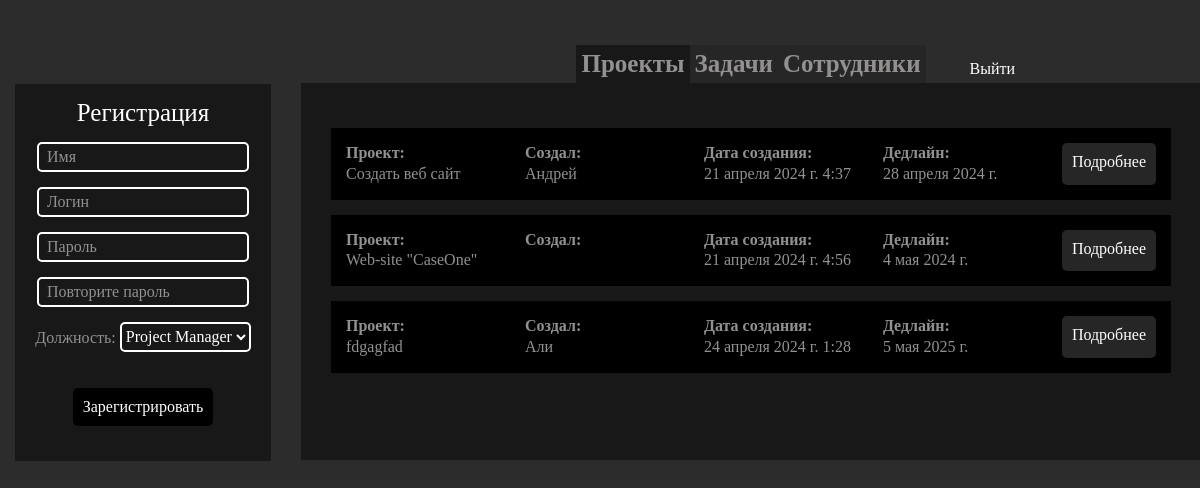
The page /main (signed in) on the database its author committed.
### project/models.py (models this page shows, shortened)
class Project(models.Model):
	author_project = models.ForeignKey(User, on_delete=models.CASCADE, verbose_name='Создатель', related_name='author_project')
	performer_project = models.ForeignKey(User, on_delete=models.CASCADE, verbose_name='Исполнитель', related_name='performer_project')
	title_project = models.CharField('Название', max_length=50)
	specification_project = models.TextField('ТЗ')
	deadline_project = models.DateField('Дедлайн')
	file_project = models.FileField('Документ', null=True, blank=True, upload_to='file/project/')
	date_project = models.DateTimeField('Дата создания', auto_now_add=True)
	class Meta:
		verbose_name = 'Проект'
		verbose_name_plural = 'Проекты'

### main/views.py (the view, shortened to what this page needs)
# urls.py: path('main', include('main.urls'), name='main'),
@login_required
def main(request):
	sign_result = ''
	project = Project.objects.all()
	task = Task.objects.all()
	user = User.objects.all()
	data = {
		'project' : project,
		'task' : task,
		'User' : user,
		'sign_result' : sign_result,
		'form' : SignForm(),
	}
	return render(request, 'main/index.html', data)

### main/forms.py
class SignForm(ModelForm):
	password = CharField(label='Пароль', widget=PasswordInput(attrs={
				'class' : 'form-input',
				'placeholder' : 'Пароль'
			})) # Поле 'Пароль'
	password_two = CharField(label='Повторный пароль', widget=PasswordInput(attrs={
				'class' : 'form-input',
				'placeholder' : 'Повторите пароль'
			})) # Поле 'Повторите пароль'
	group = ModelChoiceField(queryset=Group.objects.all(), empty_label=None, label='Должность', widget=Select(attrs={
		'class' : 'form-input',
		'value' : 'Роль'
		}))
	class Meta:
		model = User
		fields = ['username', 'first_name']
		widgets = {
			'first_name' : TextInput(attrs={
				'class' : 'form-input',
				'placeholder' : 'Имя',
			}), # Виджет для поля 'Имя'
			'username' : TextInput(attrs={
				'class' : 'form-input',
				'placeholder' : 'Логин'
			}), # Виджет для поля 'Логин'
		}

### main/templates/main/index.html (shortened to what this page needs)
{% load static %}
<!DOCTYPE html>
<html lang="en">
<head>
	<link rel="stylesheet" href="{% static 'main/css/main.css' %}">
</head>
<body>
	<div class="program-manager">
		<div class="container">
			<div class="content">
				<div class="sign">
					<form action="" method="post" class="sign-form">
						<h1 class="regist_title">Регистрация</h1>
						{{ form.first_name }}<br>
						{{ form.username }}<br>
						{{ form.password }}<br>
						{{ form.password_two }}<br>
						<p>Должность:  {{ form.group }}</p><br>
						<br>
						<button class="form-btn" type="submit" name="sign-up">Зарегистрировать</button>
					</form>
				</div>
				<div class="projects">
          <div class="tabs">
            <div class="tab">
              <button class="tabs-btn active" type="button" id="projects-btn" onclick="projectsFunc()">Проекты</button>
              <button class="tabs-btn" type="button" id="task-btn" onclick="taskFunc()">Задачи</button>
              <button class="tabs-btn" type="button" id="persons-btn" onclick="personsFunc()">Сотрудники</button>
            </div>
						<div class="logout main">
							<a href="{% url 'logout' %}">Выйти</a>
						</div>
						<div class="info-projects" id="projects">
							<div class="projects-info">
								<div class="items-projects">
									{% for item in project %}
										<form class="item-project" action="" method="post">
												<p class="item-value"><strong>Проект: </strong><br/>{{ item.title_project }}</p>
												<p class="item-value"><strong>Создал: </strong><br/>{{ item.author_project.first_name }}</p>
												<p class="item-value"><strong>Дата создания: </strong><br/>{{ item.date_project }}</p>
												<p class="item-value"><strong>Дедлайн: </strong><br/>{{ item.deadline_project }}</p>
											<a href="{% url 'details_project' pk=item.id %}" class="form-btn" name="datails-project-btn">Подробнее</a>
										</form>
									{% endfor %}
								</div>
							</div>
						</div>
					</div>
				</div>
			</div>
		</div>
	</div>
</body>
</html>

### main/static/main/css/main.css (style rules this page uses)
body { background: #2c2c2c; color: #939090; }
.form-input { padding-left: 8px; border: 2px solid #fff; margin-top: 15px; border-radius: 5px; height: 30px; color: #fff; }
.form-input::placeholder { color:#939090; }
.form-btn { border-radius: 5px; padding: 10px; color: #fff; background-color: black; }
.item-project .form-btn { background-color: #272626; }
.program-manager { padding-top: 45px; display: flex; }
.container { max-width: 1230px; padding: 0 15px; margin: 0 auto; }
.content { display: flex; width: 100%; }
.sign { margin-top: 38.8px; background-color: #181818; padding: 15px; width: 256px; height: 377px; margin-right: 30px; }
.regist_title { color: #fff; text-align: center; font-size: 25px; }
.sign-form { text-align: center; }
.sign-form p .form-input { padding-left: 0; }
.form-input option { padding-left: 0; color:#181818 }
.logout.main a { right: 185px; }
#projects-btn.active, #task-btn.active, #persons-btn.active { background-color: #181818; }
.projects { display: block; }
.logout a { position: absolute; right: 325px; top: 60px; color: #fff; }
.tab { display: flex; justify-content: center; row-gap: 10px; }
.tabs-btn { font-weight: 700; font-size: 25px; text-align: center; background-color: #272626; padding: 5px; color: #939090; }
.tabs-btn.active { background-color: #181818; }
.projects-info { min-height: 377px; width: 900px; background-color: #181818; padding: 15px; margin: 0 auto; }
.items-projects { padding: 15px; }
.item-project { padding: 15px; margin-top: 15px; background-color: black; display: flex; justify-content: space-between; column-gap: 20px; }
.item-value { width: 159px; line-height: 1.3; color: #939090; }

### rows shown on the page
Project: title_project "Создать веб сайт", author_project.first_name "Андрей", date_project "21 апреля 2024 г. 4:37", deadline_project "28 апреля 2024 г."
Project: title_project "Web-site \"CaseOne\"", date_project "21 апреля 2024 г. 4:56", deadline_project "4 мая 2024 г."
Project: title_project "fdgagfad", author_project.first_name "Али", date_project "24 апреля 2024 г. 1:28", deadline_project "5 мая 2025 г."
